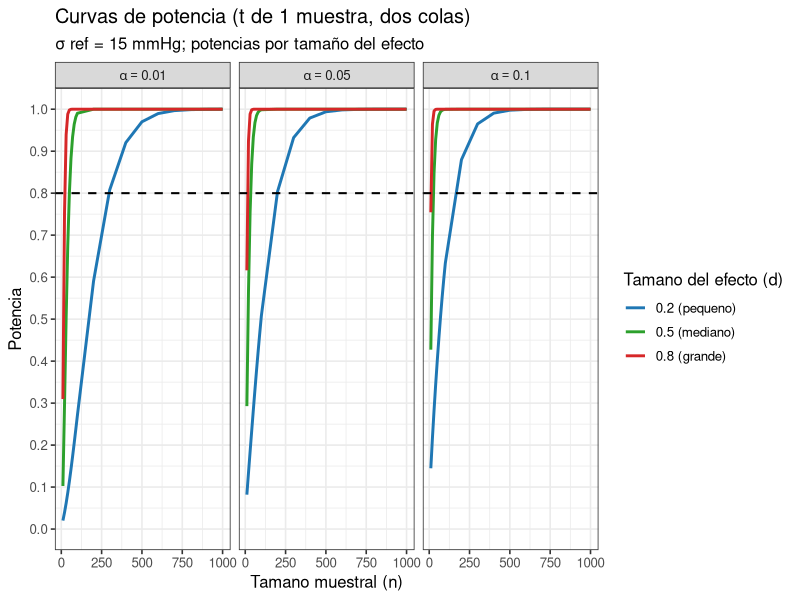

Source code (R):
## ---- chunk 1
# Parámetros del problema
mu0   <- 120      # valor nulo
sdref <- 15       # sd de referencia (para definir d)
ds    <- c(0.2, 0.5, 0.8)  # tamaños del efecto (pequeño, mediano, grande)

# Secuencia de tamaños muestrales
ns <- c(10,20,30,40,50,60,70,80,90,100,200,300,400,500,600,700,800,900,1000)

library(dplyr)
library(tidyr)
library(ggplot2)

# Función que calcula potencia para un alfa dado (dos colas)
potencia_por_alpha <- function(alpha){
  expand.grid(n = ns, d = ds) |>
    as_tibble() |>
    mutate(delta = d * sdref,                         # diferencia en la escala original (mmHg)
           power = mapply(function(n, delta)
                     power.t.test(n = n,
                                  delta = delta, sd = sdref,
                                  sig.level = alpha,
                                  type = "one.sample",
                                  alternative = "two.sided")$power,
                     n, delta),
           alpha = alpha)
}

# Crea tres data frames (alpha = 0.10, 0.05, 0.01) y los apila
df_pow <- bind_rows(
  potencia_por_alpha(0.10),
  potencia_por_alpha(0.05),
  potencia_por_alpha(0.01)
)

# Para graficar cada alfa por separado (tres gráficos)
p <- ggplot(df_pow, aes(x = n, y = power, color = factor(d), group = d)) +
  geom_line(linewidth = 1) +
  geom_hline(yintercept = .80, linetype = 2, linewidth = .7) +  # línea de 80%
  scale_color_manual(values = c("#1f77b4","#2ca02c","#d62728"),
                     name = "Tamano del efecto (d)",
                     labels = c("0.2 (pequeno)", "0.5 (mediano)", "0.8 (grande)")) +
  scale_y_continuous(limits = c(0,1), breaks = seq(0,1,.1)) +
  labs(x = "Tamano muestral (n)",
       y = "Potencia",
       title = "Curvas de potencia (t de 1 muestra, dos colas)",
       subtitle = "σ ref = 15 mmHg; potencias por tamaño del efecto") +
  theme_bw(base_size = 12) +
  facet_wrap(~ alpha, labeller = label_bquote(alpha==.(alpha)))
p

## ---- chunk 2

library(knitr)


necesario_80 <- expand.grid(d = ds, alpha = c(0.10, 0.05, 0.01)) |>
  as_tibble() |>
  mutate(delta = d * sdref,
         n_req = mapply(function(delta, alpha)
                  ceiling(power.t.test(power = .80,
                                       delta = delta, sd = sdref,
                                       sig.level = alpha,
                                       type="one.sample",
                                       alternative="two.sided")$n),
                  delta, alpha)) |>
  select(alpha, d, n_req)

# Mostrar como tabla bonita
kable(necesario_80, caption = "Número de observaciones requeridas (potencia 80%)")

